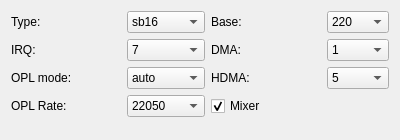
         <widget class="QWidget" name="pageSoundBlaster">
          <property name="geometry">
           <rect>
            <x>0</x>
            <y>0</y>
            <width>400</width>
            <height>140</height>
           </rect>
          </property>
          <attribute name="label">
           <string>Soundblaster</string>
          </attribute>
          <layout class="QGridLayout" name="gridLayout_5">
           <item row="0" column="0">
            <layout class="QGridLayout" name="glSoundBlasterPageSettings">
             <item row="0" column="0">
              <layout class="QHBoxLayout" name="hlSoundBlasterType">
               <item>
                <widget class="QLabel" name="labelSBType">
                 <property name="minimumSize">
                  <size>
                   <width>110</width>
                   <height>0</height>
                  </size>
                 </property>
                 <property name="maximumSize">
                  <size>
                   <width>110</width>
                   <height>16777215</height>
                  </size>
                 </property>
                 <property name="text">
                  <string>Type:</string>
                 </property>
                 <property name="buddy">
                  <cstring>comboBoxSBType</cstring>
                 </property>
                </widget>
               </item>
               <item>
                <widget class="QComboBox" name="comboBoxSBType">
                 <property name="currentIndex">
                  <number>5</number>
                 </property>
                 <item>
                  <property name="text">
                   <string>none</string>
                  </property>
                 </item>
                 <item>
                  <property name="text">
                   <string>sb1</string>
                  </property>
                 </item>
                 <item>
                  <property name="text">
                   <string>sb2</string>
                  </property>
                 </item>
                 <item>
                  <property name="text">
                   <string>sbpro1</string>
                  </property>
                 </item>
                 <item>
                  <property name="text">
                   <string>sbpro2</string>
                  </property>
                 </item>
                 <item>
                  <property name="text">
                   <string>sb16</string>
                  </property>
                 </item>
                </widget>
               </item>
              </layout>
             </item>
             <item row="0" column="1">
              <layout class="QHBoxLayout" name="hlSoundBlasterBase">
               <item>
                <widget class="QLabel" name="labelSBBase">
                 <property name="minimumSize">
                  <size>
                   <width>110</width>
                   <height>0</height>
                  </size>
                 </property>
                 <property name="maximumSize">
                  <size>
                   <width>110</width>
                   <height>16777215</height>
                  </size>
                 </property>
                 <property name="text">
                  <string>Base:</string>
                 </property>
                 <property name="buddy">
                  <cstring>comboBoxSBBase</cstring>
                 </property>
                </widget>
               </item>
               <item>
                <widget class="QComboBox" name="comboBoxSBBase">
                 <item>
                  <property name="text">
                   <string>220</string>
                  </property>
                 </item>
                 <item>
                  <property name="text">
                   <string>240</string>
                  </property>
                 </item>
                </widget>
               </item>
              </layout>
             </item>
             <item row="1" column="0">
              <layout class="QHBoxLayout" name="hlSoundBlasterIrq">
               <item>
                <widget class="QLabel" name="labelSBIRQ">
                 <property name="minimumSize">
                  <size>
                   <width>110</width>
                   <height>0</height>
                  </size>
                 </property>
                 <property name="maximumSize">
                  <size>
                   <width>110</width>
                   <height>16777215</height>
                  </size>
                 </property>
                 <property name="text">
                  <string>IRQ:</string>
                 </property>
                 <property name="buddy">
                  <cstring>comboBoxSBIRQ</cstring>
                 </property>
                </widget>
               </item>
               <item>
                <widget class="QComboBox" name="comboBoxSBIRQ">
                 <property name="currentIndex">
                  <number>1</number>
                 </property>
                 <item>
                  <property name="text">
                   <string>5</string>
                  </property>
                 </item>
                 <item>
                  <property name="text">
                   <string>7</string>
                  </property>
                 </item>
                 <item>
                  <property name="text">
                   <string>9</string>
                  </property>
                 </item>
                 <item>
                  <property name="text">
                   <string>10</string>
                  </property>
                 </item>
                </widget>
               </item>
              </layout>
             </item>
             <item row="1" column="1">
              <layout class="QHBoxLayout" name="hlSoundBlasterDMA">
               <item>
                <widget class="QLabel" name="labelSBDMA">
                 <property name="minimumSize">
                  <size>
                   <width>110</width>
                   <height>0</height>
                  </size>
                 </property>
                 <property name="maximumSize">
                  <size>
                   <width>110</width>
                   <height>16777215</height>
                  </size>
                 </property>
                 <property name="text">
                  <string>DMA:</string>
                 </property>
                 <property name="buddy">
                  <cstring>comboBoxSBDMA</cstring>
                 </property>
                </widget>
               </item>
               <item>
                <widget class="QComboBox" name="comboBoxSBDMA">
                 <item>
                  <property name="text">
                   <string>1</string>
                  </property>
                 </item>
                 <item>
                  <property name="text">
                   <string>3</string>
                  </property>
                 </item>
                </widget>
               </item>
              </layout>
             </item>
             <item row="2" column="0">
              <layout class="QHBoxLayout" name="hlSoundBlasterOPLMode">
               <item>
                <widget class="QLabel" name="labelSBOPLMode">
                 <property name="minimumSize">
                  <size>
                   <width>110</width>
                   <height>0</height>
                  </size>
                 </property>
                 <property name="maximumSize">
                  <size>
                   <width>110</width>
                   <height>16777215</height>
                  </size>
                 </property>
                 <property name="text">
                  <string>OPL mode:</string>
                 </property>
                 <property name="buddy">
                  <cstring>comboBoxSBOplMode</cstring>
                 </property>
                </widget>
               </item>
               <item>
                <widget class="QComboBox" name="comboBoxSBOplMode">
                 <item>
                  <property name="text">
                   <string>auto</string>
                  </property>
                 </item>
                 <item>
                  <property name="text">
                   <string>cms</string>
                  </property>
                 </item>
                 <item>
                  <property name="text">
                   <string>opl2</string>
                  </property>
                 </item>
                 <item>
                  <property name="text">
                   <string>dualopl2</string>
                  </property>
                 </item>
                 <item>
                  <property name="text">
                   <string>opl3</string>
                  </property>
                 </item>
                </widget>
               </item>
              </layout>
             </item>
             <item row="2" column="1">
              <layout class="QHBoxLayout" name="hlSoundBlasterHDMA">
               <item>
                <widget class="QLabel" name="labelSBHDMA">
                 <property name="minimumSize">
                  <size>
                   <width>110</width>
                   <height>0</height>
                  </size>
                 </property>
                 <property name="maximumSize">
                  <size>
                   <width>110</width>
                   <height>16777215</height>
                  </size>
                 </property>
                 <property name="text">
                  <string>HDMA:</string>
                 </property>
                 <property name="buddy">
                  <cstring>comboBoxSBHDMA</cstring>
                 </property>
                </widget>
               </item>
               <item>
                <widget class="QComboBox" name="comboBoxSBHDMA">
                 <property name="currentIndex">
                  <number>2</number>
                 </property>
                 <item>
                  <property name="text">
                   <string>1</string>
                  </property>
                 </item>
                 <item>
                  <property name="text">
                   <string>3</string>
                  </property>
                 </item>
                 <item>
                  <property name="text">
                   <string>5</string>
                  </property>
                 </item>
                </widget>
               </item>
              </layout>
             </item>
             <item row="3" column="0">
              <layout class="QHBoxLayout" name="hlSoundBlasterOPLRate">
               <item>
                <widget class="QLabel" name="labelSBOPLRate">
                 <property name="minimumSize">
                  <size>
                   <width>110</width>
                   <height>0</height>
                  </size>
                 </property>
                 <property name="maximumSize">
                  <size>
                   <width>110</width>
                   <height>16777215</height>
                  </size>
                 </property>
                 <property name="text">
                  <string>OPL Rate:</string>
                 </property>
                 <property name="buddy">
                  <cstring>comboBoxSBOPLRate</cstring>
                 </property>
                </widget>
               </item>
               <item>
                <widget class="QComboBox" name="comboBoxSBOPLRate">
                 <property name="currentIndex">
                  <number>1</number>
                 </property>
                 <item>
                  <property name="text">
                   <string>11050</string>
                  </property>
                 </item>
                 <item>
                  <property name="text">
                   <string>22050</string>
                  </property>
                 </item>
                 <item>
                  <property name="text">
                   <string>44100</string>
                  </property>
                 </item>
                </widget>
               </item>
              </layout>
             </item>
             <item row="3" column="1">
              <widget class="QCheckBox" name="checkBoxSBMixer">
               <property name="text">
                <string>Mixer</string>
               </property>
               <property name="checked">
                <bool>true</bool>
               </property>
              </widget>
             </item>
            </layout>
           </item>
           <item row="1" column="0">
            <spacer name="vsSoundBlaster">
             <property name="orientation">
              <enum>Qt::Vertical</enum>
             </property>
             <property name="sizeHint" stdset="0">
              <size>
               <width>368</width>
               <height>89</height>
              </size>
             </property>
            </spacer>
           </item>
          </layout>
         </widget>
